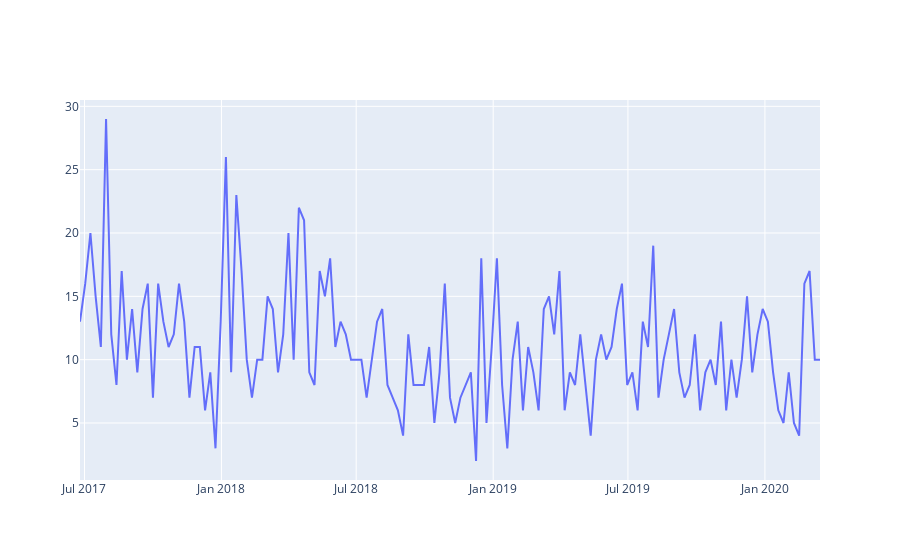

Write notebook code for a chart like this one.
### Code cell
store_item_df = train.copy()
# First, let us filterout the required data
store_id = '{}'.format(location)   # Some store
item_id = '{}'.format(item)    # Some item
print('Before filter:', store_item_df.shape)
store_item_df = store_item_df[store_item_df.location == store_id]
store_item_df = store_item_df[store_item_df.Category == item_id]
print('After filter:', store_item_df.shape)
#display(store_item_df.head())

# Let us plot this now
store_item_ts_data = [go.Scatter(
    x=store_item_df.Date,
    y=store_item_df.sales)]
py.iplot(store_item_ts_data)

### Figure 1 — Plotly figure (JSON) as saved in the notebook; plotly's stock layout.template omitted (floating-point values rounded to 4 significant figures; data arrays with more than 128 entries replaced by an {"elided": "..."} marker saying what was removed)
{"data": [{"type": "scatter", "x": {"elided": "143 str values"}, "y": {"elided": "143 int values"}}], "layout": {}}
